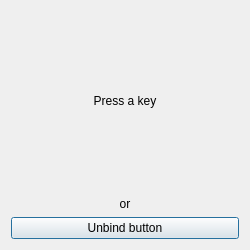
<?xml version="1.0" encoding="UTF-8"?>
<ui version="4.0">
 <class>Dialog_getKeyCode</class>
 <widget class="QDialog" name="Dialog_getKeyCode">
  <property name="geometry">
   <rect>
    <x>0</x>
    <y>0</y>
    <width>250</width>
    <height>250</height>
   </rect>
  </property>
  <property name="windowTitle">
   <string>Key getter</string>
  </property>
  <layout class="QVBoxLayout" name="verticalLayout_2">
   <item>
    <widget class="QLabel" name="label">
     <property name="text">
      <string>Press a key</string>
     </property>
     <property name="alignment">
      <set>Qt::AlignCenter</set>
     </property>
    </widget>
   </item>
   <item>
    <layout class="QVBoxLayout" name="verticalLayout">
     <item>
      <widget class="QLabel" name="label_2">
       <property name="sizePolicy">
        <sizepolicy hsizetype="Preferred" vsizetype="Maximum">
         <horstretch>0</horstretch>
         <verstretch>0</verstretch>
        </sizepolicy>
       </property>
       <property name="text">
        <string>or</string>
       </property>
       <property name="alignment">
        <set>Qt::AlignCenter</set>
       </property>
      </widget>
     </item>
     <item>
      <widget class="QPushButton" name="pb_unbind">
       <property name="text">
        <string>Unbind button</string>
       </property>
      </widget>
     </item>
    </layout>
   </item>
  </layout>
 </widget>
 <resources/>
 <connections/>
</ui>
